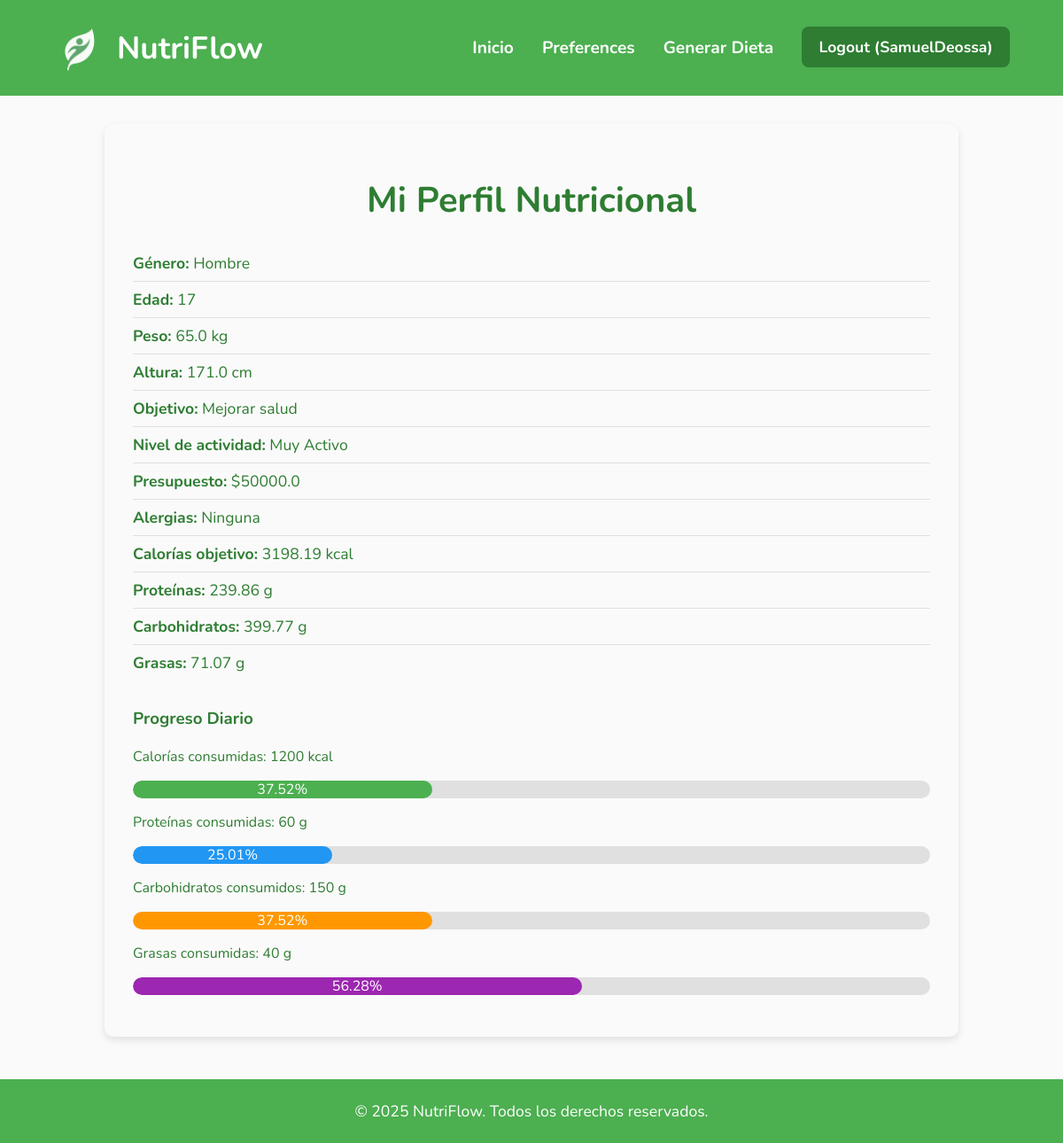
Page /preferences/perfil/ (signed in) on the earlier database version.
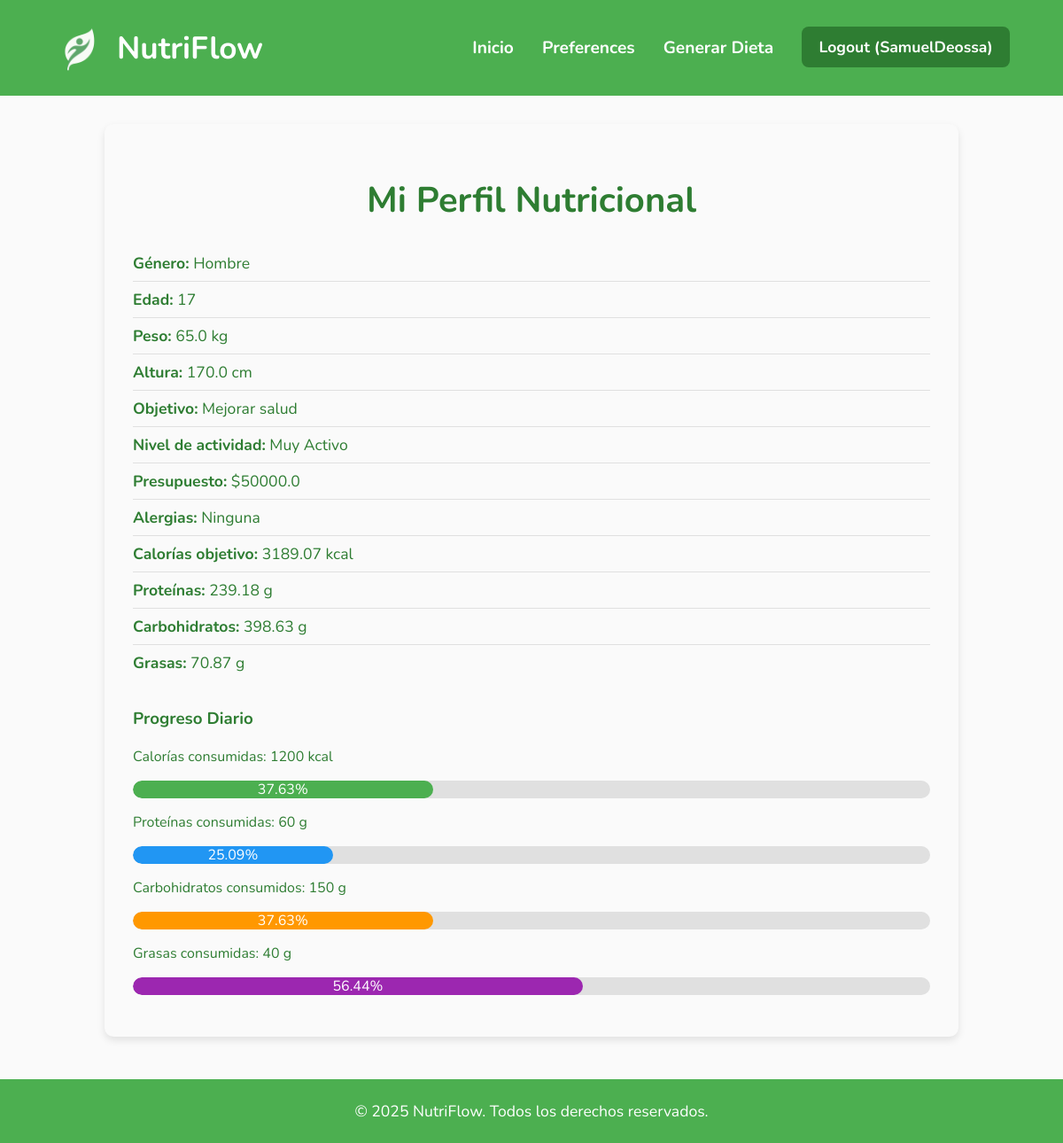
Same page on the later database version.
### preferences/models.py (models this page shows, shortened)
class Preferences(models.Model):
    user = models.OneToOneField(User, on_delete=models.CASCADE)
    genero = models.CharField(max_length=10, choices=[("male", "Hombre"), ("female", "Mujer")])
    objetivo = models.CharField(max_length=20, choices=[("lose_weight", "Bajar de peso"), ("improve_health", "Mejorar salud"), ("gain_weight", "Subir de peso")])
    edad = models.IntegerField()
    peso = models.FloatField()
    altura = models.FloatField()
    nivel_actividad = models.CharField(max_length=20, choices=[("sedentario", "Sedentario"), ("ligero", "Ligero"), ("moderado", "Moderado"), ("activo", "Activo"), ("muy_activo", "Muy Activo")])
    presupuesto = models.FloatField()
    alergias = models.TextField(blank=True, null=True)
    calorias = models.FloatField(default=0)
    proteinas = models.FloatField(default=0)
    carbohidratos = models.FloatField(default=0)
    grasas = models.FloatField(default=0)

### accounts/views.py (the view)
# urls.py: path('perfil/', profile_view, name='profile'),
@login_required
def profile_view(request):
    preferences = Preferences.objects.filter(user=request.user).first()
    if not preferences:
        return render(request, 'account.html', {
            'no_preferences': True
        })
    calorias_consumidas = 1200
    proteinas_consumidas = 60
    carbohidratos_consumidos = 150
    grasas_consumidas = 40
    def porcentaje(actual, objetivo):
        return min(round((actual / objetivo) * 100, 2), 100) if objetivo > 0 else 0
    context = {
        'no_preferences': False,
        'preferences': preferences,
        'calorias_consumidas': calorias_consumidas,
        'proteinas_consumidas': proteinas_consumidas,
        'carbohidratos_consumidos': carbohidratos_consumidos,
        'grasas_consumidas': grasas_consumidas,
        'porcentaje_calorias': porcentaje(calorias_consumidas, preferences.calorias),
        'porcentaje_proteinas': porcentaje(proteinas_consumidas, preferences.proteinas),
        'porcentaje_carbohidratos': porcentaje(carbohidratos_consumidos, preferences.carbohidratos),
        'porcentaje_grasas': porcentaje(grasas_consumidas, preferences.grasas),
    }
    return render(request, 'account.html', context)

### accounts/templates/account.html (shortened to what this page needs)
<!DOCTYPE html>
<html lang="es">
<head>
</head>
<body>
<header>
    <div class="container-flex">
        <div class="logo">
            <img src="/media/images/nutriflowlogo.png" alt="NutriFlow Logo">
            <span style="margin-left: 12px;">NutriFlow</span>
        </div>
        <nav>
            <ul>
                <li><a href="/">Inicio</a></li>
                <li><a href="/preferences">Preferences</a></li>
                <li><a href="{% url 'generate_diet' %}">Generar Dieta</a></li>
                {% if user.is_authenticated %}
                    <li><a href="{% url 'logoutaccount' %}" class="cta-button">Logout ({{ user.username }})</a></li>
                {% else %}
                    <li><a href="{% url 'loginaccount' %}">Login</a></li>
                    <li><a href="{% url 'signupaccount' %}" class="cta-button">Get Started</a></li>
                {% endif %}
            </ul>
        </nav>
    </div>
</header>
<div class="perfil-container">
    <h1>Mi Perfil Nutricional</h1>
    {% if preferences %}
    <div class="perfil-info">
        <ul>
            <li><strong>Género:</strong> {{ preferences.get_genero_display }}</li>
            <li><strong>Edad:</strong> {{ preferences.edad }}</li>
            <li><strong>Peso:</strong> {{ preferences.peso }} kg</li>
            <li><strong>Altura:</strong> {{ preferences.altura }} cm</li>
            <li><strong>Objetivo:</strong> {{ preferences.get_objetivo_display }}</li>
            <li><strong>Nivel de actividad:</strong> {{ preferences.get_nivel_actividad_display }}</li>
            <li><strong>Presupuesto:</strong> ${{ preferences.presupuesto }}</li>
            <li><strong>Alergias:</strong> {{ preferences.alergias|default:"Ninguna" }}</li>
            <li><strong>Calorías objetivo:</strong> {{ preferences.calorias }} kcal</li>
            <li><strong>Proteínas:</strong> {{ preferences.proteinas }} g</li>
            <li><strong>Carbohidratos:</strong> {{ preferences.carbohidratos }} g</li>
            <li><strong>Grasas:</strong> {{ preferences.grasas }} g</li>
        </ul>
    </div>
    {% else %}
    <p>Aún no has configurado tus preferencias nutricionales. Puedes hacerlo desde tu panel de usuario.</p>
    {% endif %}
    <div class="progreso">
        <h3>Progreso Diario</h3>
        <p>Calorías consumidas: {{ calorias_consumidas }} kcal</p>
        <div class="barra"><div class="relleno calorias" style="width: {{ porcentaje_calorias }}%;">{{ porcentaje_calorias }}%</div></div>
        <p>Proteínas consumidas: {{ proteinas_consumidas }} g</p>
        <div class="barra"><div class="relleno proteinas" style="width: {{ porcentaje_proteinas }}%;">{{ porcentaje_proteinas }}%</div></div>
        <p>Carbohidratos consumidos: {{ carbohidratos_consumidos }} g</p>
        <div class="barra"><div class="relleno carbohidratos" style="width: {{ porcentaje_carbohidratos }}%;">{{ porcentaje_carbohidratos }}%</div></div>
        <p>Grasas consumidas: {{ grasas_consumidas }} g</p>
        <div class="barra"><div class="relleno grasas" style="width: {{ porcentaje_grasas }}%;">{{ porcentaje_grasas }}%</div></div>
    </div>
</div>
<footer>
    <div class="footer">
      <p>&copy; 2025 NutriFlow. Todos los derechos reservados.</p>
    </div>
</footer>
</body>
</html>

Differences in the rows shown:
changed Preferences "Hombre": altura "171.0" → "170.0"; calorias "3198.19" → "3189.07"; proteinas "239.86" → "239.18"; carbohidratos "399.77" → "398.63"; grasas "71.07" → "70.87"
Other differences:
{{ porcentaje_calorias }}: 37.52 → 37.63 (drawn)
{{ porcentaje_calorias }}: "37.52" → "37.63"
{{ porcentaje_proteinas }}: 25.01 → 25.09 (drawn)
{{ porcentaje_proteinas }}: "25.01" → "25.09"
{{ porcentaje_carbohidratos }}: 37.52 → 37.63 (drawn)
{{ porcentaje_carbohidratos }}: "37.52" → "37.63"
{{ porcentaje_grasas }}: 56.28 → 56.44 (drawn)
{{ porcentaje_grasas }}: "56.28" → "56.44"
